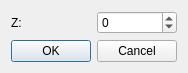
<?xml version="1.0" encoding="UTF-8"?>
<ui version="4.0">
 <class>TerrainSettingDialog</class>
 <widget class="QDialog" name="TerrainSettingDialog">
  <property name="geometry">
   <rect>
    <x>0</x>
    <y>0</y>
    <width>174</width>
    <height>69</height>
   </rect>
  </property>
  <property name="windowTitle">
   <string>Dialog</string>
  </property>
  <layout class="QVBoxLayout" name="verticalLayout">
   <item>
    <layout class="QHBoxLayout" name="horizontalLayout">
     <item>
      <widget class="QLabel" name="ZLabel">
       <property name="text">
        <string>Z:</string>
       </property>
      </widget>
     </item>
     <item>
      <widget class="QSpinBox" name="ZSpinBox">
       <property name="minimum">
        <number>-999999999</number>
       </property>
       <property name="maximum">
        <number>999999999</number>
       </property>
      </widget>
     </item>
    </layout>
   </item>
   <item>
    <widget class="QDialogButtonBox" name="buttonBox">
     <property name="orientation">
      <enum>Qt::Horizontal</enum>
     </property>
     <property name="standardButtons">
      <set>QDialogButtonBox::Cancel|QDialogButtonBox::Ok</set>
     </property>
    </widget>
   </item>
  </layout>
 </widget>
 <resources/>
 <connections>
  <connection>
   <sender>buttonBox</sender>
   <signal>accepted()</signal>
   <receiver>TerrainSettingDialog</receiver>
   <slot>accept()</slot>
   <hints>
    <hint type="sourcelabel">
     <x>248</x>
     <y>254</y>
    </hint>
    <hint type="destinationlabel">
     <x>157</x>
     <y>274</y>
    </hint>
   </hints>
  </connection>
  <connection>
   <sender>buttonBox</sender>
   <signal>rejected()</signal>
   <receiver>TerrainSettingDialog</receiver>
   <slot>reject()</slot>
   <hints>
    <hint type="sourcelabel">
     <x>316</x>
     <y>260</y>
    </hint>
    <hint type="destinationlabel">
     <x>286</x>
     <y>274</y>
    </hint>
   </hints>
  </connection>
 </connections>
</ui>
